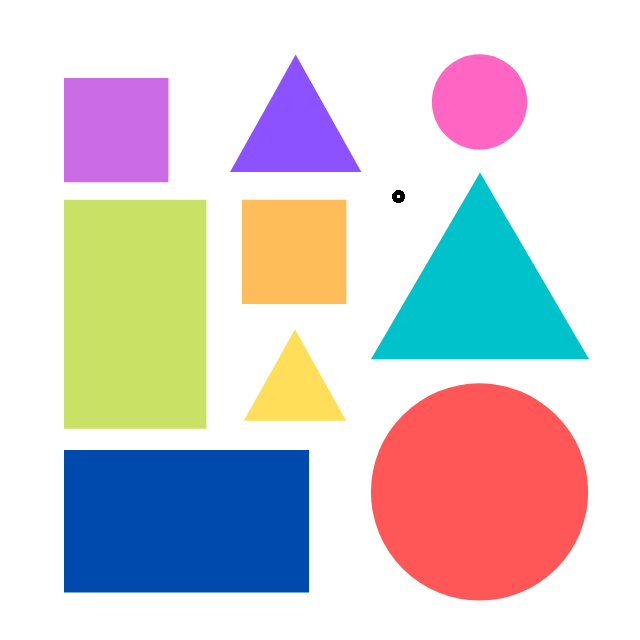
//> input picture Resources/shapes.png, 640 x 640 px
$ ./Shape_Detection   (built with g++ and OpenCV 4)
//> lines starting //> are read from the running program, lines starting //| are printed output that depends on the picture; after the words box and inside, x2 and y2 are one past the last pixel; in counts of white or black regions, pixels touching at a corner belong together
#include <opencv2/imgcodecs.hpp>
#include <opencv2/highgui.hpp>
#include <opencv2/imgproc.hpp>
#include <iostream>

using namespace cv;
using namespace std;

///////////////  Color Detection  //////////////////////

Mat imgGray, imgBlur, imgCanny, imgDil, imgErode;


void main() {
	string path = "Resources/shapes.png";
	Mat img = imread(path);
//> img is the input picture: 640 rows x 640 cols, CV_8UC3; mean B, G, R 209.9, 207, 212.7

	cvtColor(img, imgGray, COLOR_BGR2GRAY);
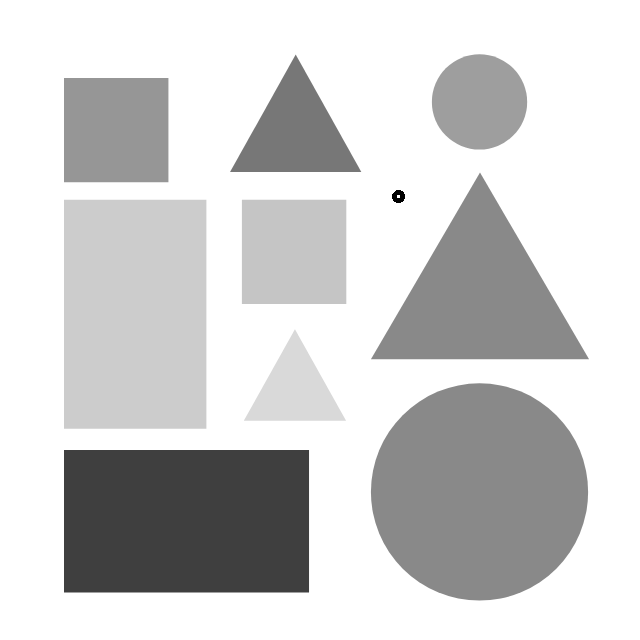
//> imgGray: 640 rows x 640 cols, CV_8UC1; min 0, max 255, mean 209
	GaussianBlur(img, imgBlur, Size(3, 3), 3, 0);
	Canny(imgBlur, imgCanny, 80, 20);
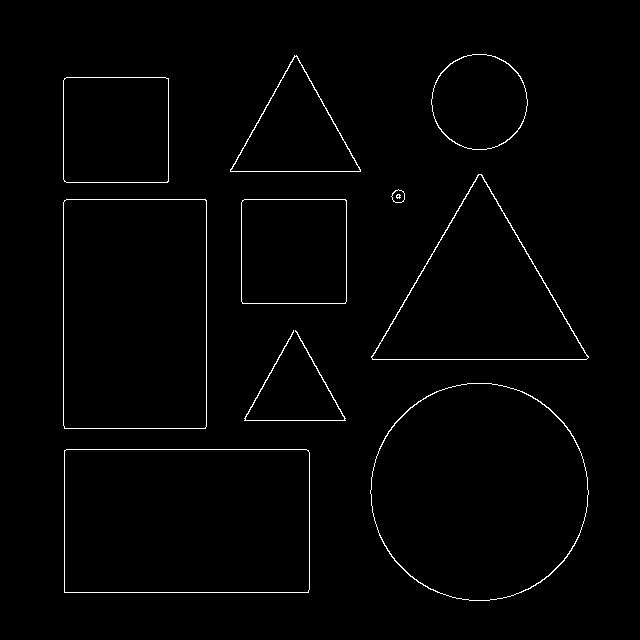
//> imgCanny: 640 rows x 640 cols, CV_8UC1; 1.3% white in thin lines or dots, all inside (x1, y1, x2, y2) = (63, 54, 589, 601)
	Mat kernel = getStructuringElement(MORPH_RECT, Size(3, 3));
	dilate(imgCanny, imgDil, kernel);
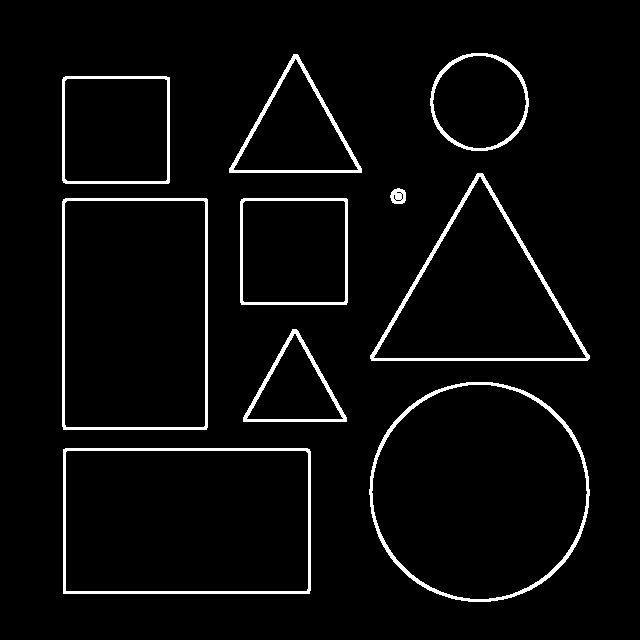
//> imgDil: 640 rows x 640 cols, CV_8UC1; 3.9% white; 10 white regions, largest, box (x1, y1, x2, y2) and area: (369, 382, 590, 602) 2541, (370, 173, 590, 361) 2400, (63, 448, 311, 594) 2324

	imshow("Image", img);
	imshow("Image Gray", imgGray);
	imshow("Image Blur", imgBlur);
	imshow("Image Canny", imgCanny);
	imshow("Image Dil", imgDil);
	waitKey(0);


}
